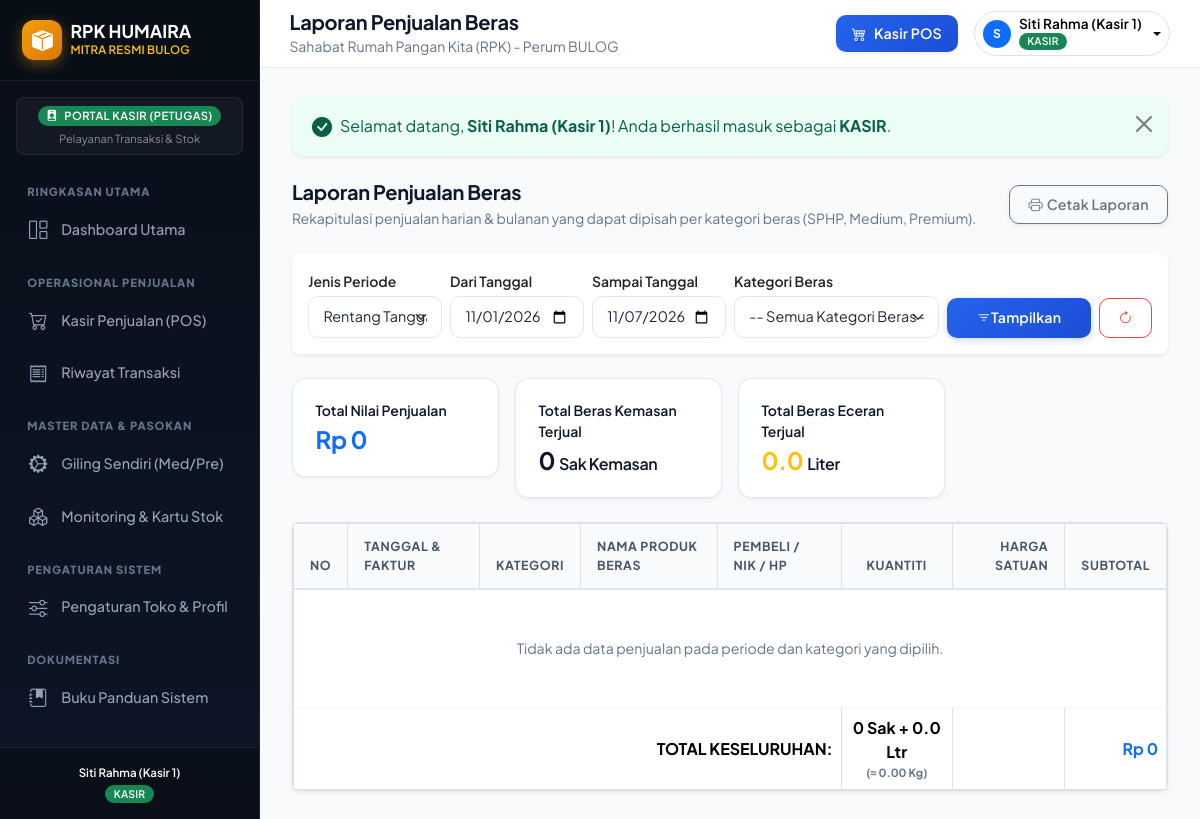
The page /modules/laporan/penjualan.php (signed in) on the database its author committed.
### tables this page shows
CREATE TABLE `app_menu` (
  `id_menu` INT AUTO_INCREMENT PRIMARY KEY,
  `kode_menu` VARCHAR(50) NOT NULL UNIQUE,
  `nama_menu` VARCHAR(100) NOT NULL,
  `url` VARCHAR(255) NOT NULL,
  `icon` VARCHAR(50) NOT NULL DEFAULT 'bi-link-45deg',
  `kategori` VARCHAR(50) NOT NULL DEFAULT 'Lainnya',
  `urutan` INT NOT NULL DEFAULT 0,
  `akses_pemilik` TINYINT(1) NOT NULL DEFAULT 1,
  `akses_kasir` TINYINT(1) NOT NULL DEFAULT 0,
  `is_bawaan` TINYINT(1) NOT NULL DEFAULT 0,
  `is_active` TINYINT(1) NOT NULL DEFAULT 1,
  `created_at` TIMESTAMP DEFAULT CURRENT_TIMESTAMP
);

CREATE TABLE `users` (
  `id_user` INT AUTO_INCREMENT PRIMARY KEY,
  `username` VARCHAR(50) NOT NULL UNIQUE,
  `password` VARCHAR(255) NOT NULL,
  `nama_lengkap` VARCHAR(100) NOT NULL,
  `role` ENUM('pemilik', 'kasir') NOT NULL DEFAULT 'kasir',
  `no_hp` VARCHAR(25) NULL,
  `is_active` TINYINT(1) NOT NULL DEFAULT 1,
  `created_at` TIMESTAMP DEFAULT CURRENT_TIMESTAMP
);

CREATE TABLE `pengaturan` (
  `id` INT AUTO_INCREMENT PRIMARY KEY,
  `nama_toko` VARCHAR(100) NOT NULL DEFAULT 'RPK Humaira',
  `mitra` VARCHAR(100) NOT NULL DEFAULT 'Rumah Pangan Kita - Perum BULOG',
  `alamat` TEXT NOT NULL,
  `telepon` VARCHAR(30) NOT NULL DEFAULT '0812-3456-7890',
  `nama_pemilik` VARCHAR(100) NOT NULL DEFAULT 'Hj. Humaira',
  `maks_sphp_harian_per_orang` INT NOT NULL DEFAULT 5,  
  `kuota_mingguan_sphp_kg` DECIMAL(10,2) NOT NULL DEFAULT 2000.00,  
  `pesan_struk` TEXT NULL
);

### config/auth.php (called while the page is built, shortened)
<?php
require_once __DIR__ . '/app.php';
function is_pemilik() {
    return isset($_SESSION['user_role']) && in_array($_SESSION['user_role'], ['pemilik', 'admin']);
}
function current_user() {
    global $conn;
    $uid = (int)$_SESSION['user_id'];
    if (isset($conn) && $conn instanceof mysqli) {
        $u = query_single("SELECT * FROM users WHERE id_user = $uid LIMIT 1");
        if ($u) {
            return $u;
        }
    }
    return [
        'id_user' => $_SESSION['user_id'],
        'username' => $_SESSION['username'],
        'nama_lengkap' => $_SESSION['nama_lengkap'],
        'role' => $_SESSION['user_role'],
        'no_hp' => $_SESSION['user_hp'] ?? ''
    ];
}

### config/menu_helper.php (called while the page is built, shortened)
<?php
require_once __DIR__ . '/database.php';
function ensure_menu_table_exists() {
    $sql = "CREATE TABLE IF NOT EXISTS `app_menu` (
        `id_menu` INT AUTO_INCREMENT PRIMARY KEY,
        `kode_menu` VARCHAR(50) NOT NULL UNIQUE,
        `nama_menu` VARCHAR(100) NOT NULL,
        `url` VARCHAR(255) NOT NULL,
        `icon` VARCHAR(50) NOT NULL DEFAULT 'bi-link-45deg',
        `kategori` VARCHAR(50) NOT NULL DEFAULT 'Lainnya',
        `urutan` INT NOT NULL DEFAULT 0,
        `akses_pemilik` TINYINT(1) NOT NULL DEFAULT 1,
        `akses_kasir` TINYINT(1) NOT NULL DEFAULT 0,
        `is_bawaan` TINYINT(1) NOT NULL DEFAULT 0,
        `is_active` TINYINT(1) NOT NULL DEFAULT 1,
        `created_at` TIMESTAMP DEFAULT CURRENT_TIMESTAMP
    ) ENGINE=InnoDB DEFAULT CHARSET=utf8mb4;";
    $cek = query_single("SELECT COUNT(*) as total FROM app_menu");
}
function get_sidebar_menus_by_role($user_role = 'kasir') {
    ensure_menu_table_exists();
    $role = ($user_role === 'pemilik' || $user_role === 'admin') ? 'pemilik' : 'kasir';
    $kolom_akses = ($role === 'pemilik') ? 'akses_pemilik' : 'akses_kasir';
    $sql = "SELECT * FROM app_menu
            WHERE is_active = 1 AND $kolom_akses = 1
            ORDER BY urutan ASC, id_menu ASC";
    $menus = query($sql);
    $grouped = [];
    foreach ($menus as $m) {
        $kat = !empty($m['kategori']) ? $m['kategori'] : 'Menu Lainnya';
        if (!isset($grouped[$kat])) {
            $grouped[$kat] = [];
        }
        $grouped[$kat][] = $m;
    }
    return $grouped;
}
function format_menu_url($url) {
    return BASE_URL . '/' . ltrim($url, '/');
}

### config/database.php (called while the page is built, shortened)
<?php
$host_header = $_SERVER['HTTP_HOST'] ?? '';
$is_local = (
    in_array($host_header, ['localhost', '127.0.0.1']) ||
    strpos($host_header, 'localhost:') === 0 ||
    strpos($host_header, '127.0.0.1:') === 0 ||
    (php_sapi_name() === 'cli' && empty($host_header))
);
if ($is_local) {
    $db_host = '127.0.0.1';
    $db_user = 'root';
    $db_pass = '';
    $db_name = 'db_rpk_humaira';
} else {
    $db_host = 'localhost';
    $db_user = 'USER_DATABASE_HOSTING';
    $db_pass = 'PASSWORD_DB_HOSTING';
    $db_name = 'NAMA_DATABASE_HOSTING';
}
$conn = @new mysqli($db_host, $db_user, $db_pass, $db_name);
$conn->set_charset("utf8mb4");
function query($sql) {
    global $conn;
    $result = $conn->query($sql);
    $rows = [];
    while ($row = $result->fetch_assoc()) {
        $rows[] = $row;
    }
    return $rows;
}
function query_single($sql) {
    global $conn;
    $result = $conn->query($sql);
    return $result->fetch_assoc();
}

### config/app.php (called while the page is built, shortened)
<?php
require_once __DIR__ . '/database.php';
require_once __DIR__ . '/menu_helper.php';
$toko_info = query_single("SELECT * FROM pengaturan WHERE id = 1 LIMIT 1");
function rupiah($angka) {
    return 'Rp ' . number_format((float)$angka, 0, ',', '.');
}

### modules/laporan/penjualan.php (the view, shortened to what this page needs)
<?php
$page_title = 'Laporan Penjualan Beras';
$active_menu = 'lap_penjualan';
require_once __DIR__ . '/../../config/auth.php';
$mode = $_GET['mode'] ?? 'harian';
$tgl_mulai = $_GET['tgl_mulai'] ?? date('Y-m-01');
$tgl_selesai = $_GET['tgl_selesai'] ?? date('Y-m-d');
$bulan = $_GET['bulan'] ?? date('m');
$tahun = $_GET['tahun'] ?? date('Y');
$where = "WHERE 1=1";
if ($mode === 'harian') {
    $where .= " AND DATE(p.tanggal_penjualan) BETWEEN '$tgl_mulai' AND '$tgl_selesai'";
} else {
    $where .= " AND MONTH(p.tanggal_penjualan) = '$bulan' AND YEAR(p.tanggal_penjualan) = '$tahun'";
}
$sql = "SELECT pd.*, p.no_faktur, p.tanggal_penjualan, p.nama_pembeli, p.nik_pembeli, p.no_hp_pembeli, p.ada_sphp,
               pr.nama_produk, pr.satuan, pr.is_eceran, kb.kode_kategori, kb.nama_kategori, u.nama_lengkap as kasir
        FROM penjualan_detail pd
        JOIN penjualan p ON pd.id_penjualan = p.id_penjualan
        JOIN produk pr ON pd.id_produk = pr.id_produk
        JOIN kategori_beras kb ON pr.id_kategori = kb.id_kategori
        LEFT JOIN users u ON p.id_user = u.id_user
        $where
        ORDER BY p.tanggal_penjualan DESC, pd.id_detail DESC";
$laporan_data = query($sql);
$total_pendapatan = 0;
$total_qty_sak = 0;
$total_qty_liter = 0;
require_once __DIR__ . '/../../includes/header.php';
?>
<div class="d-flex flex-wrap justify-content-between align-items-center gap-3 mb-4 no-print">
  <div>
    <h5 class="fw-bold mb-1">Laporan Penjualan Beras</h5>
    <p class="text-muted small mb-0">Rekapitulasi penjualan harian & bulanan yang dapat dipisah per kategori beras (SPHP, Medium, Premium).</p>
  </div>
  <button type="button" class="btn btn-outline-secondary shadow-sm" onclick="window.print()">
    <i class="bi bi-printer me-1"></i> Cetak Laporan
  </button>
</div>
<div class="card border-0 shadow-sm rounded-3 mb-4 no-print">
  <div class="card-body p-3">
    <form method="GET" action="" class="row g-2 align-items-end">
      <div class="col-md-2">
        <label class="form-label small mb-1 fw-semibold">Jenis Periode</label>
        <select name="mode" class="form-select form-select-sm" onchange="toggleMode(this.value)">
          <option value="harian" <?= $mode === 'harian' ? 'selected' : '' ?>>Rentang Tanggal</option>
        </select>
      </div>
      <div class="col-md-2 mode-harian <?= $mode === 'bulanan' ? 'd-none' : '' ?>">
        <label class="form-label small mb-1 fw-semibold">Dari Tanggal</label>
        <input type="date" name="tgl_mulai" class="form-control form-control-sm" value="<?= htmlspecialchars($tgl_mulai) ?>">
      </div>
      <div class="col-md-2 mode-harian <?= $mode === 'bulanan' ? 'd-none' : '' ?>">
        <label class="form-label small mb-1 fw-semibold">Sampai Tanggal</label>
        <input type="date" name="tgl_selesai" class="form-control form-control-sm" value="<?= htmlspecialchars($tgl_selesai) ?>">
      </div>
      <div class="col-md-3">
        <label class="form-label small mb-1 fw-semibold">Kategori Beras</label>
        <select name="kategori" class="form-select form-select-sm">
          <option value="">-- Semua Kategori Beras --</option>
        </select>
      </div>
      <div class="col-md-3 d-flex gap-2">
        <button type="submit" class="btn btn-primary btn-sm flex-fill"><i class="bi bi-filter"></i> Tampilkan</button>
        <a href="<?= BASE_URL ?>/modules/laporan/penjualan.php" class="btn btn-outline-danger btn-sm"><i class="bi bi-arrow-clockwise"></i></a>
      </div>
    </form>
  </div>
</div>
<div class="row g-3 mb-4">
  <div class="col-md-3">
    <div class="stat-card">
      <div class="text-dark small fw-semibold">Total Nilai Penjualan</div>
      <h4 class="fw-bold text-primary mt-1 mb-0"><?= rupiah($total_pendapatan) ?></h4>
    </div>
  </div>
  <div class="col-md-3">
    <div class="stat-card">
      <div class="text-dark small fw-semibold">Total Beras Kemasan Terjual</div>
      <h4 class="fw-bold text-dark mt-1 mb-0"><?= number_format($total_qty_sak, 0) ?> <span class="fs-6 text-dark fw-semibold">Sak Kemasan</span></h4>
    </div>
  </div>
  <div class="col-md-3">
    <div class="stat-card">
      <div class="text-dark small fw-semibold">Total Beras Eceran Terjual</div>
      <h4 class="fw-bold text-warning mt-1 mb-0"><?= number_format($total_qty_liter, 1) ?> <span class="fs-6 text-dark fw-semibold">Liter</span></h4>
    </div>
  </div>
</div>
<div class="card border shadow-sm rounded-3">
  <div class="table-responsive">
    <table class="table table-bordered table-hover table-custom mb-0 align-middle">
      <thead>
        <tr>
          <th>No</th>
          <th>Tanggal & Faktur</th>
          <th>Kategori</th>
          <th>Nama Produk Beras</th>
          <th>Pembeli / NIK / HP</th>
          <th class="text-center">Kuantiti</th>
          <th class="text-end">Harga Satuan</th>
          <th class="text-end">Subtotal</th>
        </tr>
      </thead>
      <tbody>
        <?php if (empty($laporan_data)): ?>
          <tr><td colspan="9" class="text-center py-5 text-muted">Tidak ada data penjualan pada periode dan kategori yang dipilih.</td></tr>
        <?php endif; ?>
      </tbody>
      <tfoot>
        <tr class="fw-bold bg-light">
          <td colspan="5" class="text-end">TOTAL KESELURUHAN:</td>
          <td class="text-center"><?= number_format($total_qty_sak, 0) ?> Sak + <?= number_format($total_qty_liter, 1) ?> Ltr <small class="text-muted d-block" style="font-size: 0.7rem;">(≈ <?= number_format($total_qty_liter * 0.753, 2) ?> Kg)</small></td>
          <td></td>
          <td class="text-end text-primary fs-6"><?= rupiah($total_pendapatan) ?></td>
        </tr>
      </tfoot>
    </table>
  </div>
</div>
<?php require_once __DIR__ . '/../../includes/footer.php'; ?>

### includes/header.php (shortened to what this page needs)
<?php
$page_title = $page_title ?? 'Sistem RPK Humaira';
$active_menu = $active_menu ?? '';
?>
<!DOCTYPE html>
<html lang="id">
<head>
  <link href="https://cdn.jsdelivr.net/npm/bootstrap@5.3.2/dist/css/bootstrap.min.css" rel="stylesheet">
  <link rel="stylesheet" href="https://cdn.jsdelivr.net/npm/bootstrap-icons@1.11.3/font/bootstrap-icons.min.css">
  <link rel="stylesheet" href="<?= BASE_URL ?>/assets/css/style.css">
</head>
<body>
<div class="app-wrapper">
  <?php require_once __DIR__ . '/sidebar.php'; ?>
  <div class="main-content">
    <header class="top-navbar no-print">
      <div class="d-flex align-items-center gap-3">
        <div>
          <h5 class="mb-0 fw-bold text-dark"><?= htmlspecialchars($page_title) ?></h5>
          <small class="text-muted d-none d-md-inline"><?= htmlspecialchars($toko_info['mitra'] ?? 'RPK Humaira') ?></small>
        </div>
      </div>
      <div class="d-flex align-items-center gap-3">
        <a href="<?= BASE_URL ?>/modules/kasir/index.php" class="btn btn-primary btn-sm px-3 shadow-sm d-flex align-items-center gap-2">
          <i class="bi bi-cart4"></i>
          <span class="d-none d-sm-inline fw-semibold">Kasir POS</span>
        </a>
        <div class="dropdown">
          <button class="btn btn-light btn-sm border dropdown-toggle d-flex align-items-center gap-2 px-2 py-1" type="button" data-bs-toggle="dropdown">
            <div class="bg-primary text-white rounded-circle d-flex align-items-center justify-content-center" style="width: 28px; height: 28px; font-size: 12px; font-weight: bold;">
              <?= strtoupper(substr($user['nama_lengkap'] ?? 'U', 0, 1)) ?>
            </div>
            <div class="text-start d-none d-md-block" style="line-height: 1.2;">
              <span class="d-block fw-semibold" style="font-size: 0.85rem;"><?= htmlspecialchars($user['nama_lengkap'] ?? 'Pengguna') ?></span>
              <span class="badge <?= ($user['role'] ?? '') === 'pemilik' ? 'bg-primary' : 'bg-success' ?>" style="font-size: 0.65rem;">
                <?= strtoupper($user['role'] ?? 'KASIR') ?>
              </span>
            </div>
          </button>
        </div>
      </div>
    </header>
    <main class="content-body">
      <?php require_once __DIR__ . '/alerts.php'; ?>

### includes/sidebar.php (shortened to what this page needs)
<?php
$active_menu = $active_menu ?? '';
$user_role = $_SESSION['user_role'] ?? 'kasir';
$is_admin = is_pemilik();
$user = current_user();
$menu_grouped = [];
if (function_exists('get_sidebar_menus_by_role')) {
    $menu_grouped = get_sidebar_menus_by_role($user_role);
}
?>
<aside class="sidebar no-print" id="appSidebar">
  <div class="sidebar-brand d-flex justify-content-between align-items-center">
    <div class="d-flex align-items-center gap-2">
      <div class="logo-icon">
        <i class="bi bi-box-seam-fill"></i>
      </div>
      <div>
        <div class="text-white fw-bold" style="font-size: 1.1rem; line-height: 1.1;">RPK HUMAIRA</div>
        <div class="text-warning fw-semibold" style="font-size: 0.72rem; letter-spacing: 0.02em;">MITRA RESMI BULOG</div>
      </div>
    </div>
  </div>
  <div class="px-3 pt-3 pb-2">
    <div class="p-2 rounded-3 text-center" style="background: rgba(255, 255, 255, 0.04); border: 1px solid rgba(255, 255, 255, 0.07);">
      <div class="d-flex align-items-center justify-content-center gap-1">
        <span class="badge <?= $is_admin ? 'bg-primary' : 'bg-success' ?> px-2 py-1" style="font-size: 0.7rem; letter-spacing: 0.4px;">
          <i class="bi <?= $is_admin ? 'bi-shield-lock-fill' : 'bi-person-badge-fill' ?> me-1"></i>
          <?= $is_admin ? 'PORTAL ADMIN / PEMILIK' : 'PORTAL KASIR (PETUGAS)' ?>
        </span>
      </div>
      <small class="text-white-50 d-block mt-1" style="font-size: 0.7rem;">
        <?= $is_admin ? 'Akses Penuh Seluruh Sistem' : 'Pelayanan Transaksi & Stok' ?>
      </small>
    </div>
  </div>
  <nav class="sidebar-menu pt-1">
    <?php if (!empty($menu_grouped)): ?>
      <?php foreach ($menu_grouped as $kategori => $items): ?>
        <div class="menu-category"><?= htmlspecialchars($kategori) ?></div>
        <?php foreach ($items as $m): ?>
          <?php
            $is_active_link = ($active_menu === $m['kode_menu']);
            $url_href = format_menu_url($m['url']);
            $is_external = (strpos($m['url'], 'http://') === 0 || strpos($m['url'], 'https://') === 0);
          ?>
          <a href="<?= $url_href ?>" <?= $is_external ? 'target="_blank"' : '' ?> class="sidebar-link <?= $is_active_link ? 'active' : '' ?>">
            <i class="bi <?= htmlspecialchars($m['icon'] ?: 'bi-link-45deg') ?>"></i>
            <span><?= htmlspecialchars($m['nama_menu']) ?></span>
          </a>
        <?php endforeach; ?>
      <?php endforeach; ?>
    <?php endif; ?>
  </nav>
  <div class="sidebar-footer text-center">
    <div class="small text-white-50" style="font-size: 0.72rem;">
      <span class="fw-semibold text-white"><?= htmlspecialchars($user['nama_lengkap'] ?? 'Pengguna') ?></span><br>
      <span class="badge <?= $is_admin ? 'bg-primary' : 'bg-success' ?> mt-1" style="font-size: 0.65rem;">
        <?= strtoupper($user_role) ?>
      </span>
    </div>
  </div>
</aside>

### includes/header.php (style rules this page uses)
body { font-family: 'Plus Jakarta Sans', sans-serif; }

### rows shown on the page
app_menu: nama_menu "Dashboard Utama"
app_menu: nama_menu "Kasir Penjualan (POS)"
app_menu: nama_menu "Riwayat Transaksi"
app_menu: nama_menu "Giling Sendiri (Med/Pre)"
app_menu: nama_menu "Monitoring & Kartu Stok"
app_menu: nama_menu "Pengaturan Toko & Profil"
app_menu: nama_menu "Buku Panduan Sistem"
users: nama_lengkap "Siti Rahma (Kasir 1)", nama_lengkap "S", role "KASIR"
pengaturan: mitra "Sahabat Rumah Pangan Kita (RPK) - Perum BULOG"

### other values the page prints
$kategori "RINGKASAN UTAMA"
$kategori "OPERASIONAL PENJUALAN"
$kategori "MASTER DATA & PASOKAN"
$kategori "PENGATURAN SISTEM"
$kategori "DOKUMENTASI"
$user_role "KASIR"
$page_title "Laporan Penjualan Beras"
$flash['message'] "Selamat datang, Siti Rahma (Kasir 1) ! Anda berhasil masuk sebagai KASIR ."
rupiah($total_pendapatan) "Rp 0"
$total_qty_sak "0"
$total_qty_liter "0.0"
$total_qty_liter * 0.753 "0.00"
